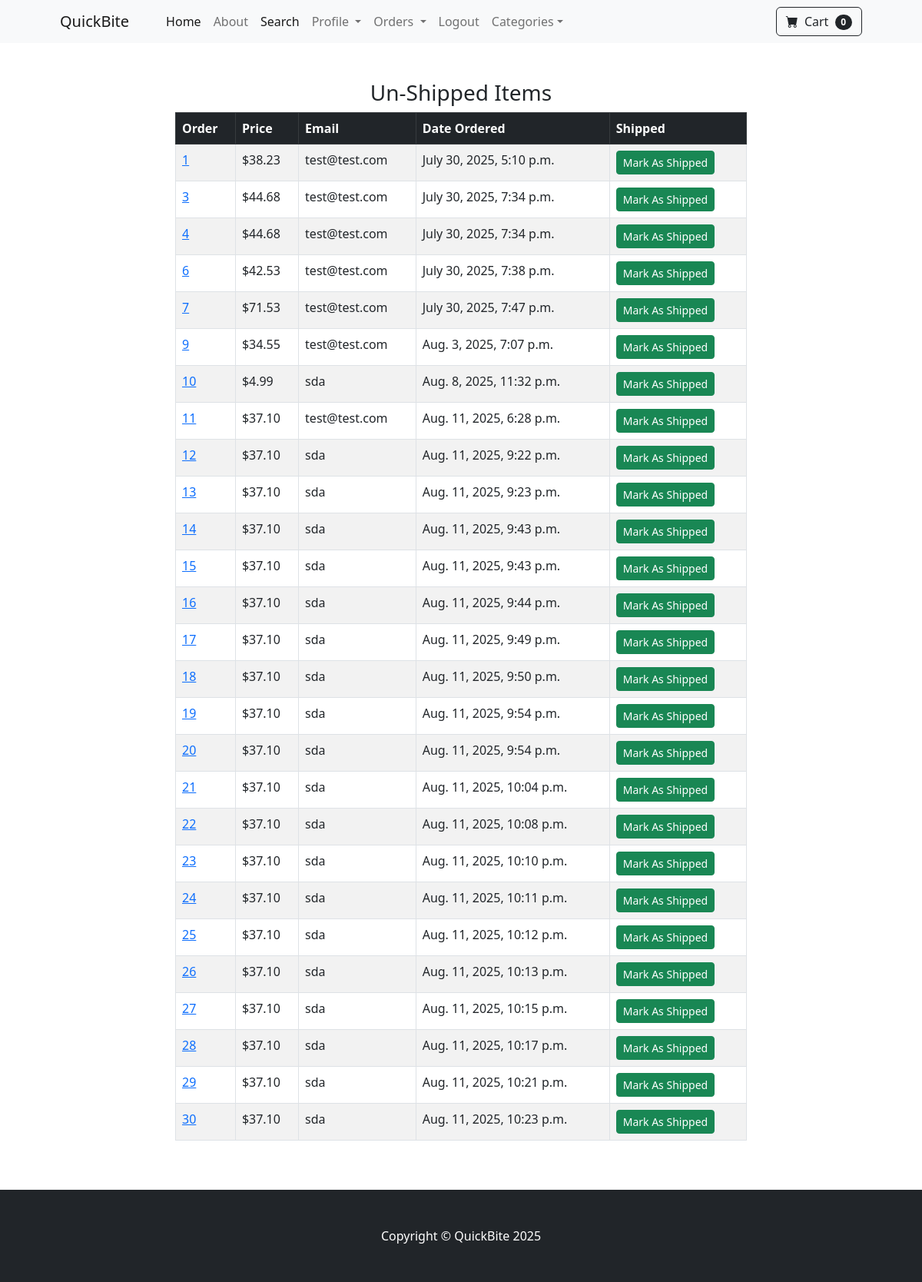
The page /payment/not_shipped_dash (signed in) on the database as committed earlier.
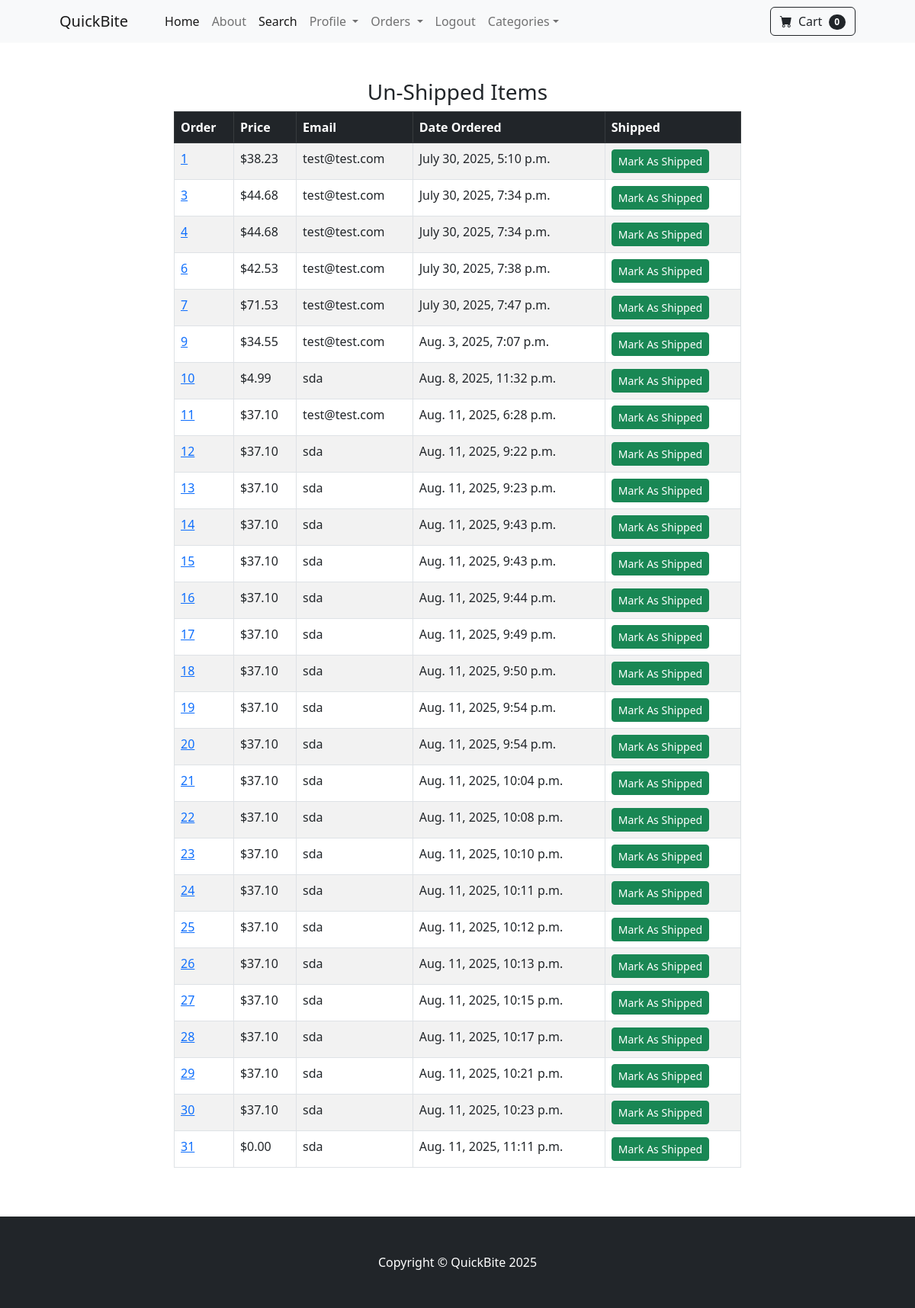
The same page on the database as committed later.
### payment/models.py (models this page shows, shortened)
class Order(models.Model):
    user = models.ForeignKey(User, on_delete=models.CASCADE, null=True, blank=True)
    full_name = models.CharField(max_length=250)
    email = models.CharField(max_length=250)
    shipping_address = models.TextField(max_length=10000)
    amount_paid = models.DecimalField(max_digits=7, decimal_places=2)
    date_ordered = models.DateTimeField(auto_now_add=True)
    shipped = models.BooleanField(default=False)
    date_shipped = models.DateTimeField(blank=True, null=True)
    invoice = models.CharField(max_length=250, null=True, blank=True)
    paid = models.BooleanField(default=False)

### payment/views.py (the view, shortened to what this page needs)
# urls.py: path('not_shipped_dash', views.not_shipped_dash, name='not_shipped_dash'),
def not_shipped_dash(request):
    if request.user.is_authenticated and request.user.is_superuser:
        orders = Order.objects.filter(shipped=False)
        return render(request, "payment/not_shipped_dash.html", {'orders':orders})
    else:
        messages.success(request , ("Access Denied"))
        return redirect('home')

### cart/cart.py (called while the page is built)
    def __len__(self):
        return len(self.cart)

### cart/context_proccesors.py (called while the page is built)
def cart(request):
    return {'cart':Cart(request)}

### payment/templates/payment/not_shipped_dash.html (shortened to what this page needs)
{% extends 'base.html' %}
{% block content %}
<div class="container">
    <div class="row">
        <center>
            <div class="col-8">
              <br><br>
                <h3>Un-Shipped Items</h3>
<table class="table table-striped table-hover table-bordered">
  <thead class="table-dark">
    <tr>
      <th scope="col">Order</th>
      <th scope="col">Price</th>
      <th scope="col">Email</th>
      <th scope="col">Date Ordered</th>
      <th scope="col">Shipped</th>
    </tr>
  </thead>
  <tbody>
    {% for item in orders %}
    <tr>
      <td> <a href="{% url 'orders' item.id %}"> {{item.id}} </a></td>
      <td>${{item.amount_paid}}</td>
      <td>{{item.email}}</td>
      <td>{{item.date_ordered}}</td>
      <td>
        <form method="POST">
          <button type="submit" class="btn btn-success btn-sm">Mark As Shipped</button>
        </form>
      </td>
    </tr>
    {% endfor %}
  </tbody>
</table>
         <br><br>
            </div>
        </center>
    </div>
</div>
{% endblock %}

Rows that differ between the two databases and show on the page:
added Order: id "31", amount_paid "0.00", email "sda", date_ordered "Aug. 11, 2025, 11:11 p.m."
